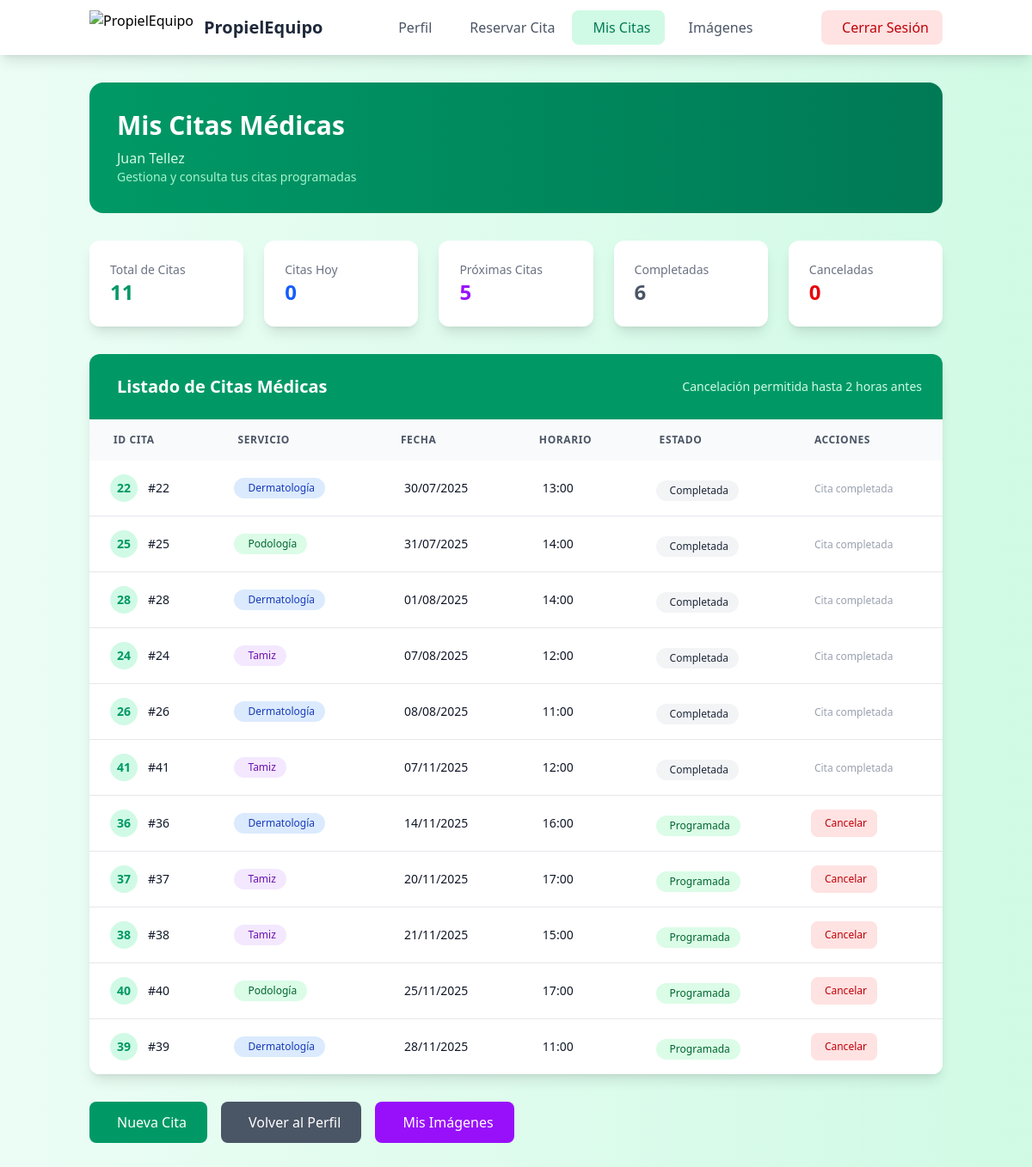
The app's page /src/Paciente/reservas.php (signed in) with its own data.
### tables this page shows
CREATE TABLE `usuarios` (
  `user_id` int(255) NOT NULL,
  `rol` int(1) NOT NULL,
  `nombre` varchar(255) NOT NULL,
  `apellido` varchar(255) NOT NULL,
  `edad` int(3) NOT NULL,
  `telefono` varchar(20) NOT NULL,
  `email` varchar(255) DEFAULT NULL,
  `password` varchar(255) NOT NULL,
  `genero` int(1) NOT NULL,
  `cedula_profesional` varchar(20) DEFAULT NULL COMMENT 'Cédula profesional para médicos únicamente'
);

CREATE TABLE `citas` (
  `id_cita` int(10) NOT NULL,
  `id_usuario` int(10) NOT NULL,
  `id_doctor` int(10) DEFAULT NULL,
  `fecha` date NOT NULL,
  `horario` varchar(255) NOT NULL,
  `id_horario` int(10) DEFAULT NULL,
  `servicio` varchar(255) NOT NULL,
  `id_servicio` int(10) DEFAULT NULL,
  `estado` enum('pendiente','confirmada','completada','cancelada') DEFAULT 'pendiente',
  `notas` text DEFAULT NULL,
  `fecha_creacion` timestamp NOT NULL DEFAULT current_timestamp(),
  `fecha_actualizacion` timestamp NOT NULL DEFAULT current_timestamp() ON UPDATE current_timestamp()
);

### src/Paciente/reservas.php (the view, shortened to what the rows shown need)
<?php
if (isset($_SESSION['telefono'])) {
    $nombre = $_SESSION['nombre'];
    require_once '../database_queries.php';
    try {
        $db_queries = new PropielEquipoQueries();
        $user = $db_queries->getUserById($_SESSION['user_id']);
        $uid = $user['user_id'];
        $nombre = $user["nombre"];
        $apellido = $user["apellido"];
    } catch (Exception $e) {
        error_log("Error en reservas paciente: " . $e->getMessage());
        header('location: ../Landing/login.html');
        exit();
    }
} else {
    header('location: ../Landing/login.html');
    exit();
}
?>
<!doctype html>
<html>
<head>
    <link href="../output.css?v=<?php echo time(); ?>" rel="stylesheet">
</head>
<body class="bg-gradient-to-r from-emerald-50 to-emerald-100 flex flex-col min-h-screen">
    <div class="container mx-auto px-4 py-8">
        <div class="bg-gradient-to-r from-emerald-600 to-emerald-700 rounded-2xl p-8 text-white mb-8">
            <div class="flex items-center justify-between">
                <div>
                    <h1 class="text-3xl font-bold mb-2">Mis Citas Médicas</h1>
                    <p class="text-emerald-100"><?php echo htmlspecialchars($nombre . " " . $apellido); ?></p>
                    <p class="text-emerald-200 text-sm">Gestiona y consulta tus citas programadas</p>
                </div>
            </div>
        </div>
            <?php
            try {
                $appointments = $db_queries->getAppointmentsByUserId($uid);
                $datetime_actual = new DateTime();
                $hoy = $datetime_actual->format('Y-m-d');
            } catch (Exception $e) {
                $appointments = [];
                $citas_hoy = [];
                $citas_futuras = [];
                $citas_completadas = [];
                $citas_canceladas = [];
            }
            ?>
        <div class="bg-white rounded-xl shadow-lg overflow-hidden">
            <div class="bg-emerald-600 text-white p-6">
                <div class="flex items-center justify-between">
                    <h2 class="text-xl font-bold flex items-center">
                        Listado de Citas Médicas
                    </h2>
                </div>
            </div>
            <?php if (count($appointments) > 0): ?>
                <div class="overflow-x-auto">
                    <table class="w-full">
                        <thead class="bg-gray-50">
                            <tr>
                                <th class="px-6 py-4 text-left text-xs font-semibold text-gray-600 uppercase tracking-wider">
                                    <ion-icon name="document-text" class="mr-1"></ion-icon>ID Cita
                                </th>
                                <th class="px-6 py-4 text-left text-xs font-semibold text-gray-600 uppercase tracking-wider">
                                    <ion-icon name="medical" class="mr-1"></ion-icon>Servicio
                                </th>
                                <th class="px-6 py-4 text-left text-xs font-semibold text-gray-600 uppercase tracking-wider">
                                    <ion-icon name="calendar-outline" class="mr-1"></ion-icon>Fecha
                                </th>
                                <th class="px-6 py-4 text-left text-xs font-semibold text-gray-600 uppercase tracking-wider">
                                    <ion-icon name="time-outline" class="mr-1"></ion-icon>Horario
                                </th>
                                <th class="px-6 py-4 text-left text-xs font-semibold text-gray-600 uppercase tracking-wider">
                                    <ion-icon name="flag" class="mr-1"></ion-icon>Estado
                                </th>
                                <th class="px-6 py-4 text-left text-xs font-semibold text-gray-600 uppercase tracking-wider">
                                    <ion-icon name="settings" class="mr-1"></ion-icon>Acciones
                                </th>
                            </tr>
                        </thead>
                        <tbody class="bg-white divide-y divide-gray-200">
                            <?php foreach ($appointments as $appointment):
                                $fecha_cita = $appointment['fecha'];
                                $hora_cita = $appointment['horario'];
                                $datetime_cita = DateTime::createFromFormat('Y-m-d H:i', $fecha_cita . ' ' . $hora_cita);
                                $fecha_cita_obj = DateTime::createFromFormat('Y-m-d', $fecha_cita);
                                $fecha_hoy_obj = DateTime::createFromFormat('Y-m-d', $hoy);
                                $es_hoy = ($fecha_cita_obj && $fecha_hoy_obj && $fecha_cita_obj->format('Y-m-d') === $fecha_hoy_obj->format('Y-m-d'));
                                $es_pasada = ($datetime_cita && $datetime_cita < $datetime_actual);
                                $es_futura = ($datetime_cita && $datetime_cita > $datetime_actual);
                                $es_cancelada = (isset($appointment['estado']) && $appointment['estado'] === 'cancelada');
                                $puede_cancelar = false;
                                if ($datetime_cita && !$es_cancelada && !$es_pasada) {
                                    $diferencia_segundos = $datetime_cita->getTimestamp() - $datetime_actual->getTimestamp();
                                    $diferencia_horas = $diferencia_segundos / 3600;
                                    $puede_cancelar = ($diferencia_horas >= 2);
                                }
                            ?>
                                <tr class="hover:bg-gray-50 transition duration-200">
                                    <td class="px-6 py-4 whitespace-nowrap">
                                        <div class="flex items-center">
                                            <div class="w-8 h-8 bg-emerald-100 rounded-full flex items-center justify-center mr-3">
                                                <span class="text-emerald-600 font-semibold text-sm"><?php echo htmlspecialchars($appointment['id_cita']); ?></span>
                                            </div>
                                            <span class="text-sm font-medium text-gray-900">#<?php echo htmlspecialchars($appointment['id_cita']); ?></span>
                                        </div>
                                    </td>
                                    <td class="px-6 py-4 whitespace-nowrap">
                                        <div class="flex items-center">
                                            <?php
                                            $servicio = $appointment['servicio'];
                                            $color_servicio = 'blue';
                                            switch(strtolower($servicio)) {
                                                case 'dermatología':
                                                    $color_servicio = 'blue';
                                                    break;
                                                case 'podología':
                                                    $color_servicio = 'green';
                                                    break;
                                                case 'tamiz':
                                                    $color_servicio = 'purple';
                                                    break;
                                            }
                                            ?>
                                            <span class="inline-flex items-center px-3 py-1 rounded-full text-xs font-medium bg-<?php echo $color_servicio; ?>-100 text-<?php echo $color_servicio; ?>-800">
                                                <?php echo htmlspecialchars(ucfirst($servicio)); ?>
                                            </span>
                                        </div>
                                    </td>
                                    <td class="px-6 py-4 whitespace-nowrap text-sm text-gray-900">
                                        <div class="flex items-center">
                                            <?php echo date('d/m/Y', strtotime($appointment['fecha'])); ?>
                                        </div>
                                    </td>
                                    <td class="px-6 py-4 whitespace-nowrap text-sm text-gray-900">
                                        <div class="flex items-center">
                                            <?php echo htmlspecialchars($appointment['horario']); ?>
                                        </div>
                                    </td>
                                    <td class="px-6 py-4 whitespace-nowrap">
                                        <?php if ($es_cancelada): ?>
                                            <span class="inline-flex items-center px-3 py-1 rounded-full text-xs font-medium bg-red-100 text-red-800">
                                                <ion-icon name="close-circle" class="mr-1"></ion-icon>Cancelada
                                            </span>
                                        <?php elseif ($es_hoy && !$es_pasada): ?>
                                            <span class="inline-flex items-center px-3 py-1 rounded-full text-xs font-medium bg-orange-100 text-orange-800">
                                                <ion-icon name="today" class="mr-1"></ion-icon>Hoy - <?php echo htmlspecialchars($appointment['horario']); ?>
                                            </span>
                                        <?php elseif ($es_futura): ?>
                                            <span class="inline-flex items-center px-3 py-1 rounded-full text-xs font-medium bg-green-100 text-green-800">
                                                <ion-icon name="checkmark-circle" class="mr-1"></ion-icon>Programada
                                            </span>
                                        <?php else: ?>
                                            <span class="inline-flex items-center px-3 py-1 rounded-full text-xs font-medium bg-gray-100 text-gray-800">
                                                <ion-icon name="checkmark-done" class="mr-1"></ion-icon>Completada
                                            </span>
                                        <?php endif; ?>
                                    </td>
                                    <td class="px-6 py-4 whitespace-nowrap text-sm font-medium">
                                        <?php if ($es_cancelada): ?>
                                            <span class="text-gray-400 text-xs">
                                                <ion-icon name="close-circle" class="mr-1"></ion-icon>
                                                Cita cancelada
                                            </span>
                                        <?php elseif ($puede_cancelar): ?>
                                            <button onclick="showCancelModal(<?php echo $appointment['id_cita']; ?>, '<?php echo htmlspecialchars($appointment['servicio']); ?>', '<?php echo $appointment['fecha']; ?>', '<?php echo $appointment['horario']; ?>')"
                                                    class="bg-red-100 hover:bg-red-200 text-red-700 px-3 py-2 rounded-lg text-xs font-medium transition duration-200 flex items-center">
                                                Cancelar
                                            </button>
                                        <?php else: ?>
                                            <span class="text-gray-400 text-xs">
                                                <?php
                                                if ($es_pasada) {
                                                    echo "Cita completada";
                                                } else {
                                                    echo "No se puede cancelar";
                                                }
                                                ?>
                                            </span>
                                        <?php endif; ?>
                                    </td>
                                </tr>
                            <?php endforeach; ?>
                        </tbody>
                    </table>
                </div>
            <?php endif; ?>
        </div>
    </div>
</body>
</html>

### records on screen
usuarios: nombre+apellido "Juan Tellez"
citas: id_cita "22", servicio "Dermatología", fecha "30/07/2025", horario "13:00", estado "Completada"
citas: id_cita "25", servicio "Podología", fecha "31/07/2025", horario "14:00", estado "Completada"
citas: id_cita "28", servicio "Dermatología", fecha "01/08/2025", horario "14:00", estado "Completada"
citas: id_cita "24", servicio "Tamiz", fecha "07/08/2025", horario "12:00", estado "Completada"
citas: id_cita "26", servicio "Dermatología", fecha "08/08/2025", horario "11:00", estado "Completada"
citas: id_cita "41", servicio "Tamiz", fecha "07/11/2025", horario "12:00", estado "Completada"
citas: id_cita "36", servicio "Dermatología", fecha "14/11/2025", horario "16:00", estado "Programada"
citas: id_cita "37", servicio "Tamiz", fecha "20/11/2025", horario "17:00", estado "Programada"
citas: id_cita "38", servicio "Tamiz", fecha "21/11/2025", horario "15:00", estado "Programada"
citas: id_cita "40", servicio "Podología", fecha "25/11/2025", horario "17:00", estado "Programada"
citas: id_cita "39", servicio "Dermatología", fecha "28/11/2025", horario "11:00", estado "Programada"

### other values on screen
count($appointments) "11"
count($citas_hoy) "0"
count($citas_futuras) "5"
count($citas_completadas) "6"
count($citas_canceladas) "0"
